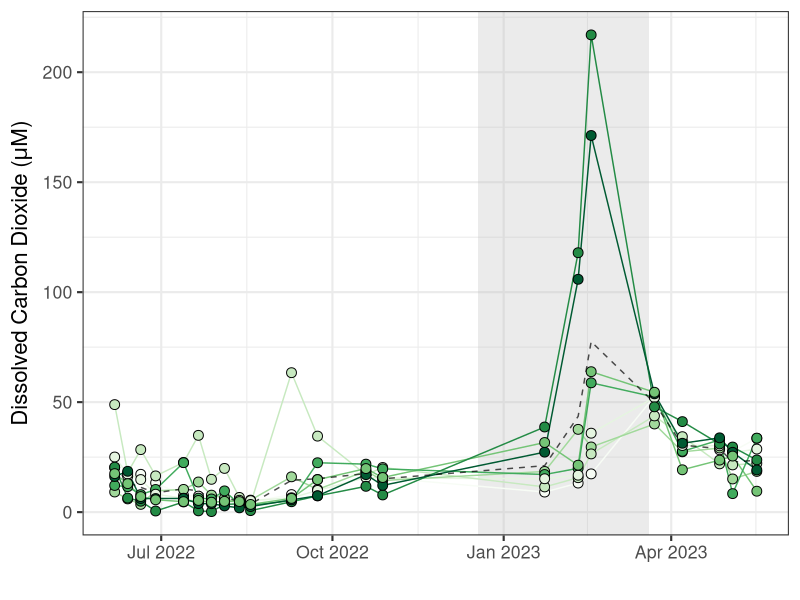
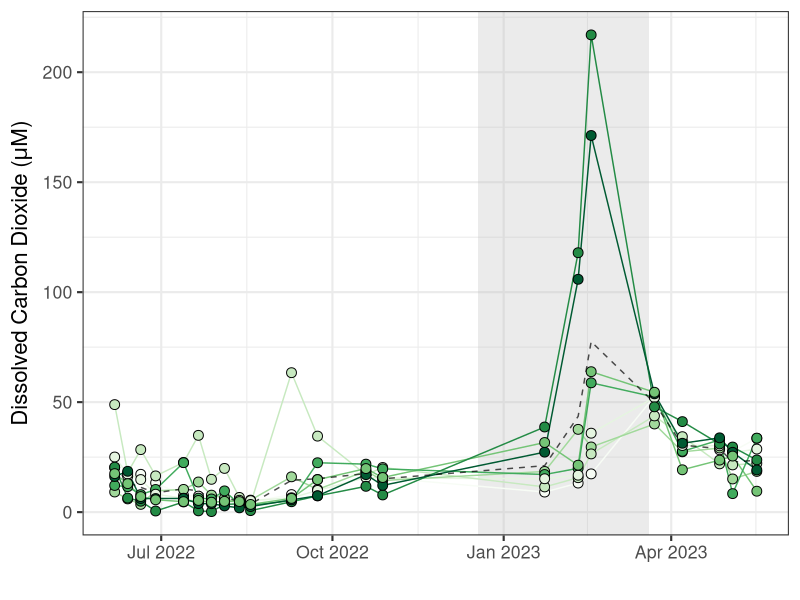

Reproduce these figures in R, in order.
library(tidyverse)
library(patchwork)

macrophyte<- read_csv("data/map/crosswalk_biomass.csv")
co2_dissolved<- read_csv("data/co2_dissolved_use.csv")|>
  left_join(macrophyte, by = c("site"))
#Carbon dioxide
ggplot()+
  geom_rect(aes(xmin = as.Date("2022-12-18"), xmax = as.Date("2023-03-20"), ymin = -Inf, ymax = Inf), fill = "gray", alpha = 0.3)+
  geom_line(data = co2_dissolved, aes(x = date, y = CO2_mean, color = as.factor(biomass)), show.legend = FALSE)+
  geom_line(data = co2_dissolved, aes(x = date, y = total_mean_co2), linetype = "dashed", alpha = 0.7)+
  geom_point(data = co2_dissolved, aes(x = date, y = CO2_mean, fill = as.factor(biomass)), shape = 21, size = 3, show.legend = FALSE)+
  scale_fill_brewer(palette = "Greens")+
  scale_color_brewer(palette = "Greens")+
  ylab(expression(paste('Dissolved Carbon Dioxide (',mu,'M)')))+
  xlab("")+
  theme_bw(base_size = 16)
ggsave(filename = 'figures/Figure4.png',width = 8,height = 6,units = 'in')


